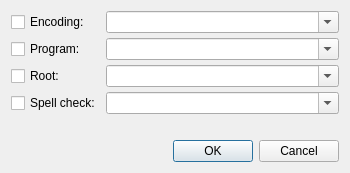
<?xml version="1.0" encoding="UTF-8"?>
<ui version="4.0">
 <class>Dialog</class>
 <widget class="QDialog" name="Dialog">
  <property name="windowModality">
   <enum>Qt::WindowModal</enum>
  </property>
  <property name="geometry">
   <rect>
    <x>0</x>
    <y>0</y>
    <width>350</width>
    <height>173</height>
   </rect>
  </property>
  <property name="minimumSize">
   <size>
    <width>300</width>
    <height>0</height>
   </size>
  </property>
  <property name="windowTitle">
   <string>Edit magic comments</string>
  </property>
  <property name="sizeGripEnabled">
   <bool>false</bool>
  </property>
  <property name="modal">
   <bool>true</bool>
  </property>
  <layout class="QGridLayout" name="gridLayout">
   <item row="0" column="0">
    <layout class="QVBoxLayout" name="verticalLayout">
     <property name="spacing">
      <number>5</number>
     </property>
     <property name="sizeConstraint">
      <enum>QLayout::SetMinAndMaxSize</enum>
     </property>
     <property name="leftMargin">
      <number>0</number>
     </property>
     <item>
      <layout class="QGridLayout" name="gridLayout_2">
       <item row="0" column="0">
        <widget class="QCheckBox" name="chk-encoding">
         <property name="text">
          <string>Encoding:</string>
         </property>
        </widget>
       </item>
       <item row="0" column="1">
        <widget class="QComboBox" name="cmb-encoding">
         <property name="sizePolicy">
          <sizepolicy hsizetype="MinimumExpanding" vsizetype="Fixed">
           <horstretch>0</horstretch>
           <verstretch>0</verstretch>
          </sizepolicy>
         </property>
         <property name="editable">
          <bool>true</bool>
         </property>
         {list-encoding}
        </widget>
       </item>
       <item row="1" column="0">
        <widget class="QCheckBox" name="chk-program">
         <property name="text">
          <string>Program:</string>
         </property>
        </widget>
       </item>
       <item row="1" column="1">
        <widget class="QComboBox" name="cmb-program">
         <property name="sizePolicy">
          <sizepolicy hsizetype="MinimumExpanding" vsizetype="Fixed">
           <horstretch>0</horstretch>
           <verstretch>0</verstretch>
          </sizepolicy>
         </property>
         <property name="editable">
          <bool>true</bool>
         </property>
         {list-program}
        </widget>
       </item>
       <item row="2" column="0">
        <widget class="QCheckBox" name="chk-root">
         <property name="text">
          <string>Root:</string>
         </property>
        </widget>
       </item>
       <item row="2" column="1">
        <widget class="QComboBox" name="cmb-root">
         <property name="sizePolicy">
          <sizepolicy hsizetype="MinimumExpanding" vsizetype="Fixed">
           <horstretch>0</horstretch>
           <verstretch>0</verstretch>
          </sizepolicy>
         </property>
         <property name="editable">
          <bool>true</bool>
         </property>
         {list-root}
        </widget>
       </item>
       <item row="3" column="0">
        <widget class="QCheckBox" name="chk-spellcheck">
         <property name="text">
          <string>Spell check:</string>
         </property>
        </widget>
       </item>
       <item row="3" column="1">
        <widget class="QComboBox" name="cmb-spellcheck">
         <property name="sizePolicy">
          <sizepolicy hsizetype="MinimumExpanding" vsizetype="Fixed">
           <horstretch>0</horstretch>
           <verstretch>0</verstretch>
          </sizepolicy>
         </property>
         <property name="editable">
          <bool>true</bool>
         </property>
         {list-spellcheck}
        </widget>
       </item>
      </layout>
     </item>
     <item>
      <spacer name="verticalSpacer">
       <property name="orientation">
        <enum>Qt::Vertical</enum>
       </property>
       <property name="sizeHint" stdset="0">
        <size>
         <width>20</width>
         <height>40</height>
        </size>
       </property>
      </spacer>
     </item>
     <item>
      <widget class="QDialogButtonBox" name="buttonBox">
       <property name="sizePolicy">
        <sizepolicy hsizetype="Expanding" vsizetype="Fixed">
         <horstretch>0</horstretch>
         <verstretch>0</verstretch>
        </sizepolicy>
       </property>
       <property name="orientation">
        <enum>Qt::Horizontal</enum>
       </property>
       <property name="standardButtons">
        <set>QDialogButtonBox::Cancel|QDialogButtonBox::Ok</set>
       </property>
      </widget>
     </item>
    </layout>
   </item>
  </layout>
 </widget>
 <tabstops>
  <tabstop>buttonBox</tabstop>
 </tabstops>
 <resources/>
 <connections>
  <connection>
   <sender>buttonBox</sender>
   <signal>accepted()</signal>
   <receiver>Dialog</receiver>
   <slot>accept()</slot>
   <hints>
    <hint type="sourcelabel">
     <x>229</x>
     <y>371</y>
    </hint>
    <hint type="destinationlabel">
     <x>157</x>
     <y>274</y>
    </hint>
   </hints>
  </connection>
  <connection>
   <sender>buttonBox</sender>
   <signal>rejected()</signal>
   <receiver>Dialog</receiver>
   <slot>reject()</slot>
   <hints>
    <hint type="sourcelabel">
     <x>297</x>
     <y>377</y>
    </hint>
    <hint type="destinationlabel">
     <x>286</x>
     <y>274</y>
    </hint>
   </hints>
  </connection>
 </connections>
</ui>
